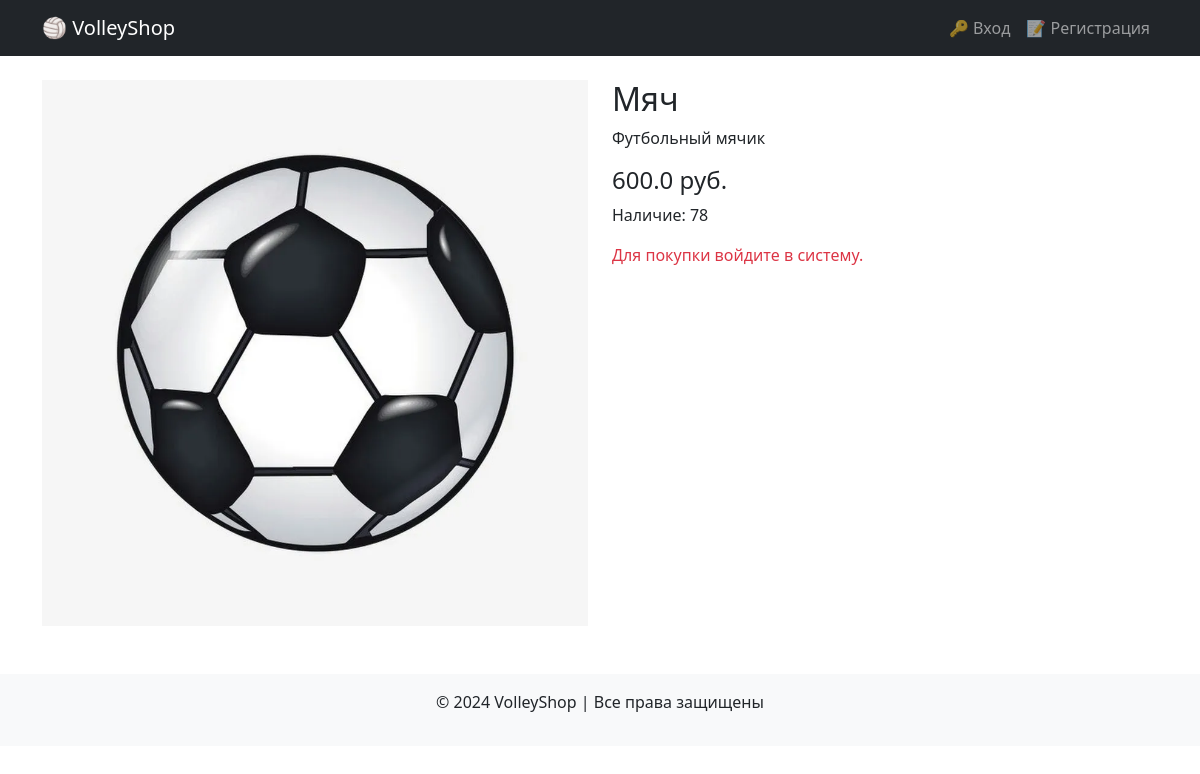
The page /product/1 on the database as committed earlier.
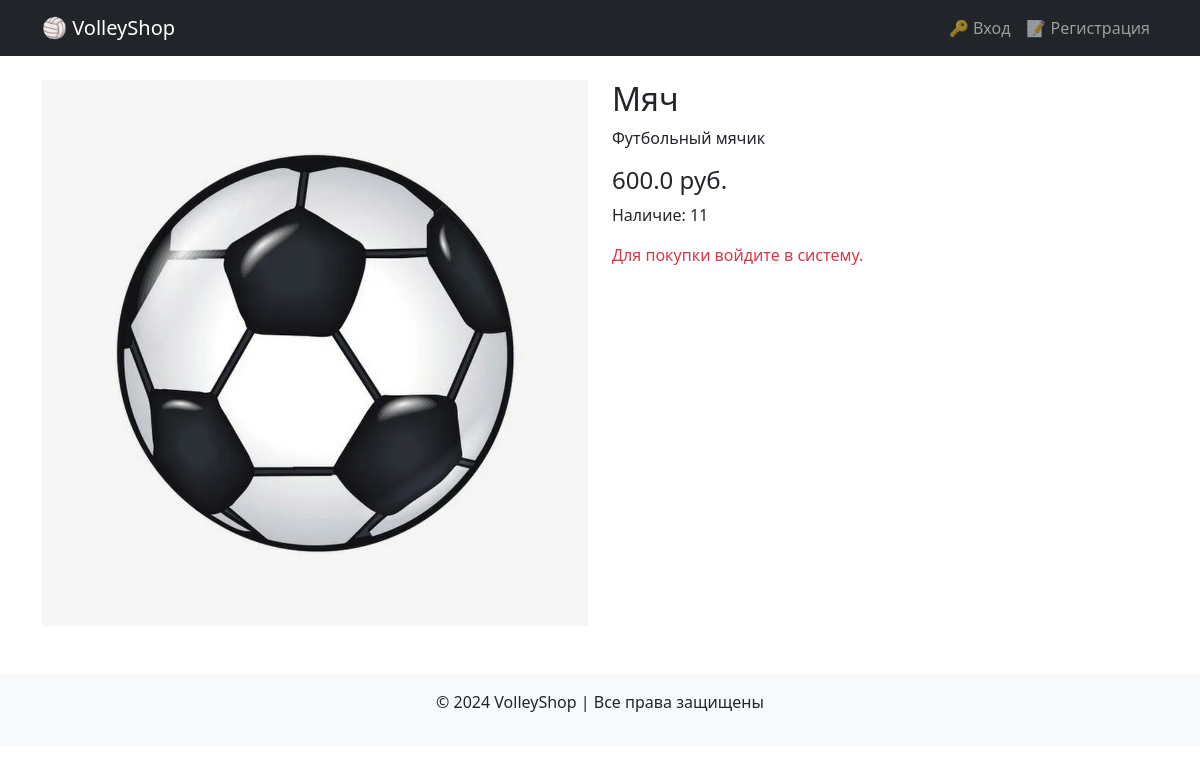
The same page on the database as committed later.
### models.py (models this page shows, shortened)
class Product(db.Model):
    id = db.Column(db.Integer, primary_key=True)
    name = db.Column(db.String(255), nullable=False)
    description = db.Column(db.Text, nullable=False)
    price = db.Column(db.Float, nullable=False)
    stock = db.Column(db.Integer, default=0)  # Количество на складе
    image = db.Column(db.String(255), nullable=True, default="default.jpg")  # Путь к изображению
    order_items = db.relationship('OrderItem', backref='product', lazy=True)

### routes.py (the view)
@app_routes.route('/product/<int:product_id>')
def product_detail(product_id):
    product = Product.query.get_or_404(product_id)
    return render_template('product_detail.html', product=product)

### templates/product_detail.html (shortened to what this page needs)
{% extends "layout.html" %}
{% block content %}
<div class="row">
    <div class="col-md-6">
        <img src="{{ url_for('static', filename='images/' + product.image) }}" class="img-fluid" alt="{{ product.name }}">
    </div>
    <div class="col-md-6">
        <h2>{{ product.name }}</h2>
        <p>{{ product.description }}</p>
        <h4>{{ product.price }} руб.</h4>
        <p>Наличие: {{ product.stock }}</p>
        {% if current_user.is_authenticated %}
            <form method="POST" action="{{ url_for('app_routes.add_to_cart', product_id=product.id) }}">
                <label for="quantity">Количество:</label>
                <input type="number" name="quantity" value="1" min="1" class="form-control w-25 mb-2">
                <button type="submit" class="btn btn-success">Добавить в корзину</button>
            </form>
        {% else %}
            <p class="text-danger">Для покупки войдите в систему.</p>
        {% endif %}
    </div>
</div>
{% endblock %}

Rows that differ between the two databases and show on the page:
changed Product "Мяч": stock "78" → "11"
